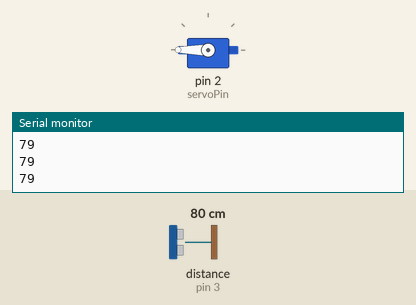
This sketch was run on a simulated Arduino Uno, built with avr-gcc and run on an emulated ATmega328P. Shown: servo, the last lines printed to the serial monitor. Wiring (inferred from the names in the program): ultrasonic range finder: trigger pin 4; echo pin 3. Inputs (shaded band) come from the test bench; at power-on: distance to the obstacle (sensor on pin 3) 80 cm. The echo pulse lasts 58.3 µs per cm.

Above: at 1.3 s.
1.4 s: distance to the obstacle (sensor on pin 3) set to 7 cm
3.0 s: distance to the obstacle (sensor on pin 3) set to 4 cm
At 3.9 s:
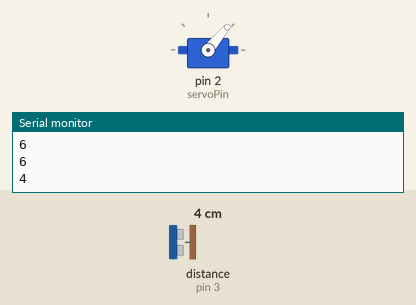
7.6 s: distance to the obstacle (sensor on pin 3) set to 2 cm
Timing chart, 0 to 10.3 s (numbered marks = the images above; inputs shaded):
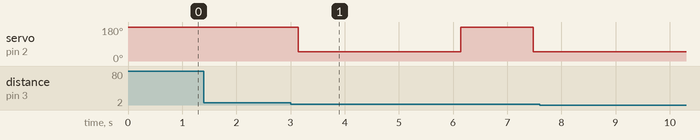

Measured:
- the behaviour switches between 6 and 5 cm on distance to the obstacle (sensor on pin 3) (found by bisection; images 0 and 1)
- after the input at 3.0 s, servo on pin 2 (servoPin): 180° → 50° after 0.15 s, → 180° 3.0 s later, → 50° 1.3 s later
- after the input at 7.6 s, every drawn part: stays the same

The sketch:

smart_dustbin.ino
```cpp
#include <Servo.h>   //servo library
Servo servo;
int trigPin = 4;
int echoPin = 3;
int servoPin = 2;
int led= 10;
long duration, dist, average;
long aver[3];   //array for averaxge

void setup() {
    Serial.begin(9600);
    servo.attach(servoPin);
    pinMode(trigPin, OUTPUT);
    pinMode(echoPin, INPUT);
    servo.write(180);         //close cap on power on
    delay(100);
    servo.detach();
}
void measure() {
  delay(100);
 digitalWrite(10,HIGH);
digitalWrite(trigPin, LOW);
delayMicroseconds(5);
digitalWrite(trigPin, HIGH);
delayMicroseconds(15);
digitalWrite(trigPin, LOW);
pinMode(echoPin, INPUT);
duration = pulseIn(echoPin, HIGH);
dist = (duration/2) / 29.1;    //obtain distance
}
void loop() {
  for (int i=0;i<=2;i++) {   //average distance
    measure();
   aver[i]=dist;
    delay(10);              //delay between measurements
  }
 dist=(aver[0]+aver[1]+aver[2])/3;
 Serial.println(dist);
if ( dist<5) {
//Change distance as per your need
 servo.attach(servoPin);
//  delay(1);
 servo.write(50);
 delay(3000);
 servo.write(180);
 delay(1000);
 servo.detach();
}
Serial.println(dist);
}
```
